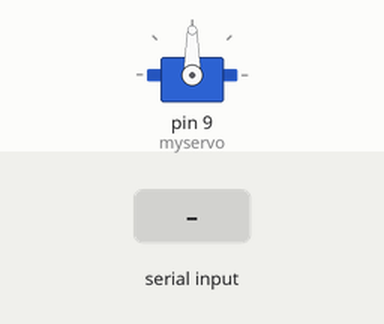
Recording of a sketch running on a simulated Arduino Uno, built with avr-gcc and run on an emulated ATmega328P. Shown: servo. The inputs (shaded band) are chosen by the test bench.

Above: at 1.2 s.
1.3 s: "l" received over Serial
At 2.5 s:
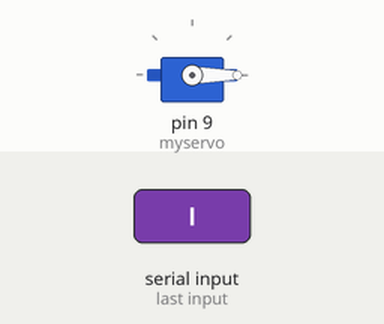
2.8 s: "r" received over Serial
At 3.7 s:
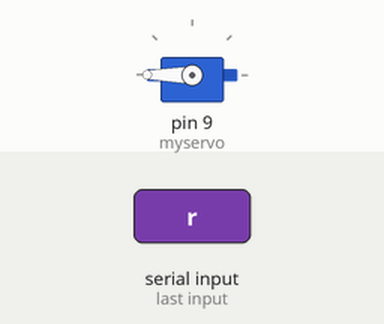
4.3 s: "1" received over Serial
At 4.9 s:
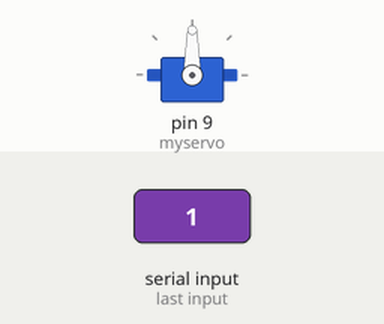
Timing chart, 0 to 7.3 s (numbered marks = the images above; inputs shaded):
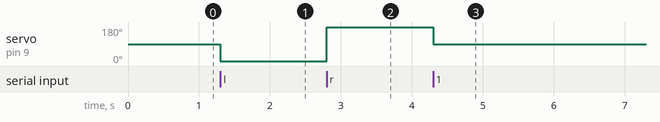

The sketch:

serial.ino
```cpp
#include <Servo.h>
Servo myservo;
const int trigPin = 6;
const int echoPin = 5;
float Distance() {

  pinMode(trigPin, OUTPUT);
  digitalWrite(trigPin, LOW);
  delayMicroseconds(2);


  digitalWrite(trigPin, HIGH);
  delayMicroseconds(10);
  digitalWrite(trigPin, LOW);


  pinMode(trigPin, INPUT);


  float duration = pulseIn(echoPin, HIGH);


  float distance = duration * 0.034 / 2;
  return distance;
}

void setup() {
  myservo.attach(9);
  pinMode(5,INPUT);
  pinMode(6,OUTPUT);
  Serial.begin(9600);

  // put your setup code here, to run once:

}

void loop() {
  if(Serial.available()){
    char t = Serial.read();
    if(t=='l'){
      myservo.write(0);
    }
    else if(t=='r'){
      myservo.write(180);
    }
    else{
      myservo.write(90);
    }
  }

}
```

Measured:
- after the input at 1.3 s, servo on pin 9 (myservo): 90° → 0° at once
- after the input at 2.8 s, servo on pin 9 (myservo): 0° → 180° at once
- after the input at 4.3 s, servo on pin 9 (myservo): 180° → 90° at once
